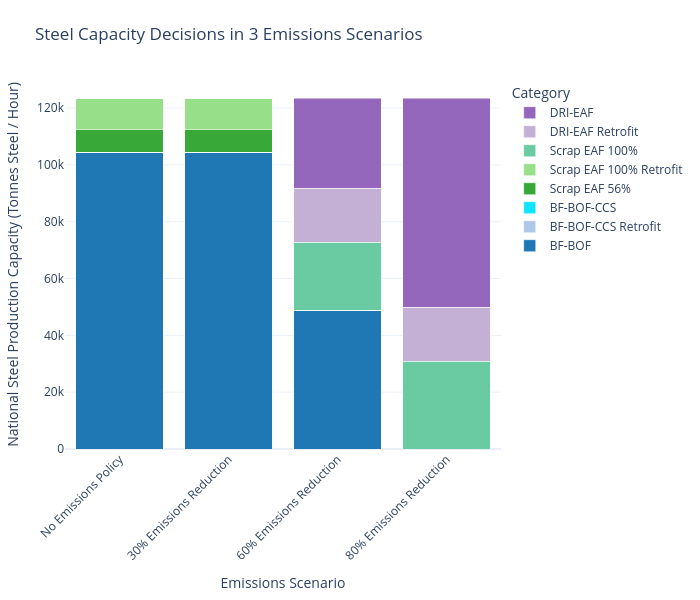

Source (notebook cell):
### Code cell
plot_stacked_bar(
    consolidate_capacity(steel_df).T,
    scenario_map=scenario_map,
    name_map=tech_name_map,
    color_map=custom_color_map,
    title_name = "Steel Capacity Decisions in 3 Emissions Scenarios",
    xaxis_name="Emissions Scenario",
    yaxis_name="National Steel Production Capacity (Tonnes Steel / Hour)",
    width=700
)

### Figure 1 — Plotly figure (JSON) as saved in the notebook; plotly's stock layout.template omitted (floating-point values rounded to 4 significant figures)
{"data": [{"hovertemplate": "Category=BF-BOF<br>Emissions Scenario=%{x}<br>National Steel Production Capacity (Tonnes Steel / Hour)=%{y}<extra></extra>", "legendgroup": "BF-BOF", "marker": {"color": "#1f77b4", "pattern": {"shape": ""}}, "name": "BF-BOF", "orientation": "v", "showlegend": true, "textposition": "auto", "type": "bar", "x": ["No Emissions Policy", "30% Emissions Reduction", "60% Emissions Reduction", "80% Emissions Reduction"], "xaxis": "x", "y": [104400.0, 104400.0, 48910.0, 0.02275], "yaxis": "y"}, {"hovertemplate": "Category=BF-BOF-CCS Retrofit<br>Emissions Scenario=%{x}<br>National Steel Production Capacity (Tonnes Steel / Hour)=%{y}<extra></extra>", "legendgroup": "BF-BOF-CCS Retrofit", "marker": {"color": "#aec7e8", "pattern": {"shape": ""}}, "name": "BF-BOF-CCS Retrofit", "orientation": "v", "showlegend": true, "textposition": "auto", "type": "bar", "x": ["No Emissions Policy", "30% Emissions Reduction", "60% Emissions Reduction", "80% Emissions Reduction"], "xaxis": "x", "y": [1.462e-21, 0.003977, 0.001704, 0.132], "yaxis": "y"}, {"hovertemplate": "Category=BF-BOF-CCS<br>Emissions Scenario=%{x}<br>National Steel Production Capacity (Tonnes Steel / Hour)=%{y}<extra></extra>", "legendgroup": "BF-BOF-CCS", "marker": {"color": "#0ee3ff", "pattern": {"shape": ""}}, "name": "BF-BOF-CCS", "orientation": "v", "showlegend": true, "textposition": "auto", "type": "bar", "x": ["No Emissions Policy", "30% Emissions Reduction", "60% Emissions Reduction", "80% Emissions Reduction"], "xaxis": "x", "y": [5.064e-22, 0.001386, 0.0009171, 0.1117], "yaxis": "y"}, {"hovertemplate": "Category=Scrap EAF 56%<br>Emissions Scenario=%{x}<br>National Steel Production Capacity (Tonnes Steel / Hour)=%{y}<extra></extra>", "legendgroup": "Scrap EAF 56%", "marker": {"color": "#38a938", "pattern": {"shape": ""}}, "name": "Scrap EAF 56%", "orientation": "v", "showlegend": true, "textposition": "auto", "type": "bar", "x": ["No Emissions Policy", "30% Emissions Reduction", "60% Emissions Reduction", "80% Emissions Reduction"], "xaxis": "x", "y": [7921.0, 7921.0, 0.02966, 0.05837], "yaxis": "y"}, {"hovertemplate": "Category=Scrap EAF 100% Retrofit<br>Emissions Scenario=%{x}<br>National Steel Production Capacity (Tonnes Steel / Hour)=%{y}<extra></extra>", "legendgroup": "Scrap EAF 100% Retrofit", "marker": {"color": "#98df8a", "pattern": {"shape": ""}}, "name": "Scrap EAF 100% Retrofit", "orientation": "v", "showlegend": true, "textposition": "auto", "type": "bar", "x": ["No Emissions Policy", "30% Emissions Reduction", "60% Emissions Reduction", "80% Emissions Reduction"], "xaxis": "x", "y": [11070.0, 11070.0, 0.068, 0.09173], "yaxis": "y"}, {"hovertemplate": "Category=Scrap EAF 100%<br>Emissions Scenario=%{x}<br>National Steel Production Capacity (Tonnes Steel / Hour)=%{y}<extra></extra>", "legendgroup": "Scrap EAF 100%", "marker": {"color": "#6acaa2", "pattern": {"shape": ""}}, "name": "Scrap EAF 100%", "orientation": "v", "showlegend": true, "textposition": "auto", "type": "bar", "x": ["No Emissions Policy", "30% Emissions Reduction", "60% Emissions Reduction", "80% Emissions Reduction"], "xaxis": "x", "y": [6.316e-21, 0.03018, 23910.0, 30900.0], "yaxis": "y"}, {"hovertemplate": "Category=DRI-EAF Retrofit<br>Emissions Scenario=%{x}<br>National Steel Production Capacity (Tonnes Steel / Hour)=%{y}<extra></extra>", "legendgroup": "DRI-EAF Retrofit", "marker": {"color": "#c5b0d5", "pattern": {"shape": ""}}, "name": "DRI-EAF Retrofit", "orientation": "v", "showlegend": true, "textposition": "auto", "type": "bar", "x": ["No Emissions Policy", "30% Emissions Reduction", "60% Emissions Reduction", "80% Emissions Reduction"], "xaxis": "x", "y": [2.833e-21, 0.04777, 18990.0, 18990.0], "yaxis": "y"}, {"hovertemplate": "Category=DRI-EAF<br>Emissions Scenario=%{x}<br>National Steel Production Capacity (Tonnes Steel / Hour)=%{y}<extra></extra>", "legendgroup": "DRI-EAF", "marker": {"color": "#9467bd", "pattern": {"shape": ""}}, "name": "DRI-EAF", "orientation": "v", "showlegend": true, "textposition": "auto", "type": "bar", "x": ["No Emissions Policy", "30% Emissions Reduction", "60% Emissions Reduction", "80% Emissions Reduction"], "xaxis": "x", "y": [1.444e-19, 0.1382, 31570.0, 73490.0], "yaxis": "y"}], "layout": {"barmode": "stack", "height": 600, "legend": {"title": {"text": "Category"}, "tracegroupgap": 0, "traceorder": "reversed"}, "margin": {"b": 80, "l": 60, "r": 60, "t": 80}, "title": {"text": "Steel Capacity Decisions in 3 Emissions Scenarios"}, "width": 700, "xaxis": {"anchor": "y", "domain": [0, 1], "tickangle": -45, "title": {"text": "Emissions Scenario"}}, "yaxis": {"anchor": "x", "domain": [0, 1], "title": {"text": "National Steel Production Capacity (Tonnes Steel / Hour)"}}}}
